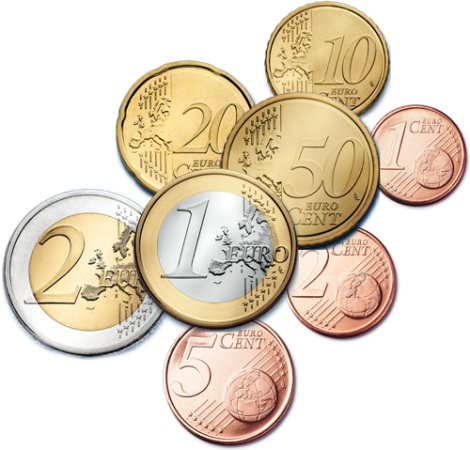
#> input picture c_detector/data/test_2.jpg, 470 x 450 px
$ python testing_S.py
#> lines starting #> are read from the running program, lines starting #| are printed output that depends on the picture; after the words box and inside, x2 and y2 are one past the last pixel; in counts of white or black regions, pixels touching at a corner belong together
import cv2
import numpy as np
from sklearn.cluster import KMeans


def imagen_media_color(imagen, etiquetas, centros):
    f_img = imagen.copy()
    etiquetas = etiquetas.reshape(imagen.shape[0], imagen.shape[1])

    for i in range(centros.shape[0]):
        f_img[etiquetas == i, :] = centros[i]

    return f_img


img = cv2.imread('data/test_2.jpg', cv2.IMREAD_COLOR)
#> img is the input picture: shape (450, 470, 3); mean B, G, R 198.7, 216.7, 229.1

alg = KMeans(n_clusters=2, n_init=10).fit(img.reshape(img.shape[1] * img.shape[0], 3))
img_med = imagen_media_color(img, alg.labels_, alg.cluster_centers_)
#> after the loop in imagen_media_color, `for i in range(centros.shape[0]):`:
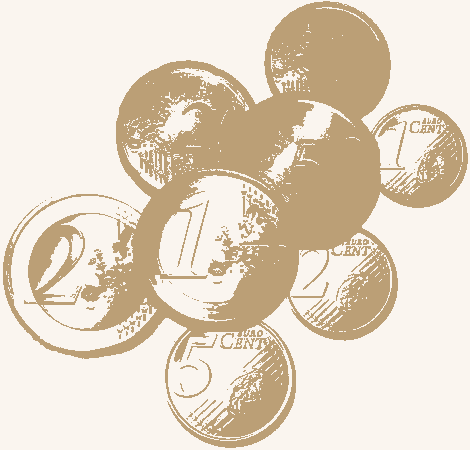
#> f_img: shape (450, 470, 3); mean B, G, R 198.4, 216.1, 228.8

img_gray = cv2.cvtColor(img_med, cv2.COLOR_BGR2GRAY)
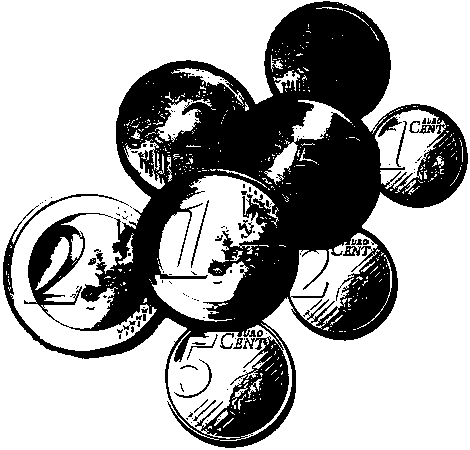
#> img_gray: shape (450, 470); values 163 (black) and 246 (white), 66.4% white; 126 black regions (100 under 20 px), largest, box (x1, y1, x2, y2) and area: (3, 1, 468, 448) 69285, (174, 359, 212, 398) 137, (409, 121, 435, 134) 134
img_gauss = cv2.GaussianBlur(img_gray, (21, 21), cv2.BORDER_DEFAULT)
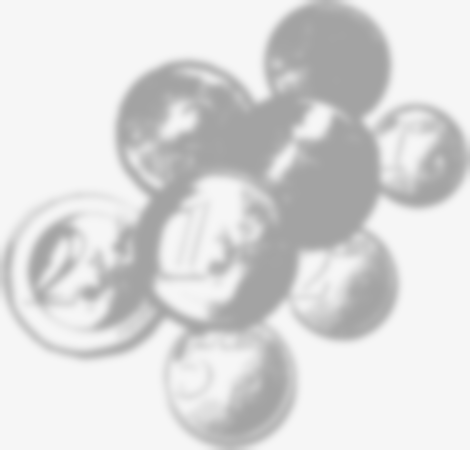
#> img_gauss: shape (450, 470); min 163, max 246, mean 218.1

circles = cv2.HoughCircles(img_gauss, cv2.HOUGH_GRADIENT, 1, 90, param1=50, param2=30)
#> circles = [[326.5, 64.5, 64], [188.5, 133.5, 73.6], [229.5, 379.5, 67.5], [88.5, 273.5, 87.4], [216.5, 249.5, 83.8], [340.5, 281.5, 57.7], [416.5, 155.5, 51.7]]
circles_rounded = np.uint16(np.round(circles))
#> circles_rounded = [[326, 64, 64], [188, 134, 74], [230, 380, 68], [88, 274, 87], [216, 250, 84], [340, 282, 58], [416, 156, 52]]
print(f'{circles_rounded.shape[1]} coins found')
#| 7 coins found

for i in circles_rounded[0, :]:
    cv2.circle(img, (i[0], i[1]), i[2], (0, 255, 0), 2)
    cv2.circle(img, (i[0], i[1]), 2, (255, 0, 0), 3)
#> this loop made 7 passes
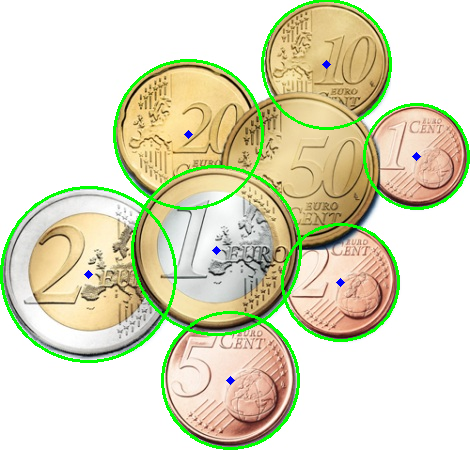
#> img: shape (450, 470, 3); 4.41% of pixels changed, all inside (x1, y1, x2, y2) = (0, 0, 470, 450)

    # cv2.rectangle(img, (i[0] - i[2] - 10, i[1] - i[2] - 10), (i[0] + i[2] + 10, i[1] + i[2] + 10), (0, 0, 255), 2)

cv2.imshow('Segmentacion KMeans', np.hstack((img, img_med)))
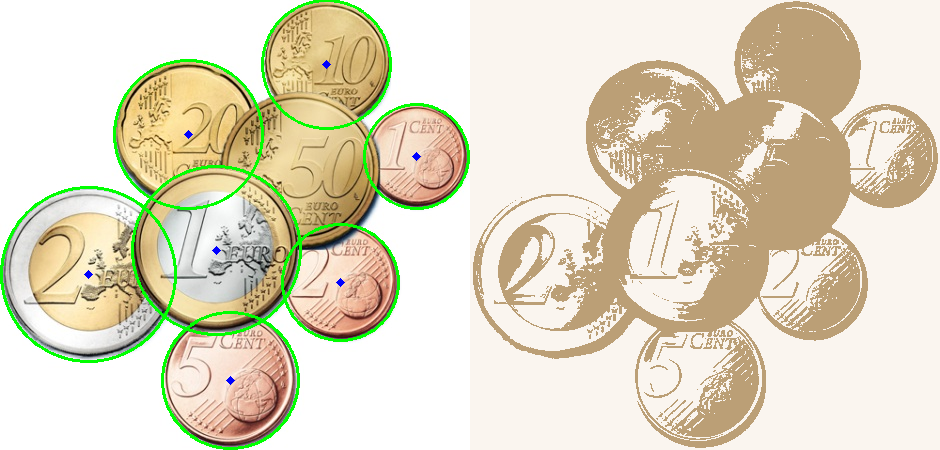
#> window 'Segmentacion KMeans': shape (450, 940, 3); mean B, G, R 194.6, 217.5, 224.4
cv2.waitKey(0)
cv2.destroyAllWindows()

$ run again, with c_detector/data/test_3.jpg copied over c_detector/data/test_2.jpg
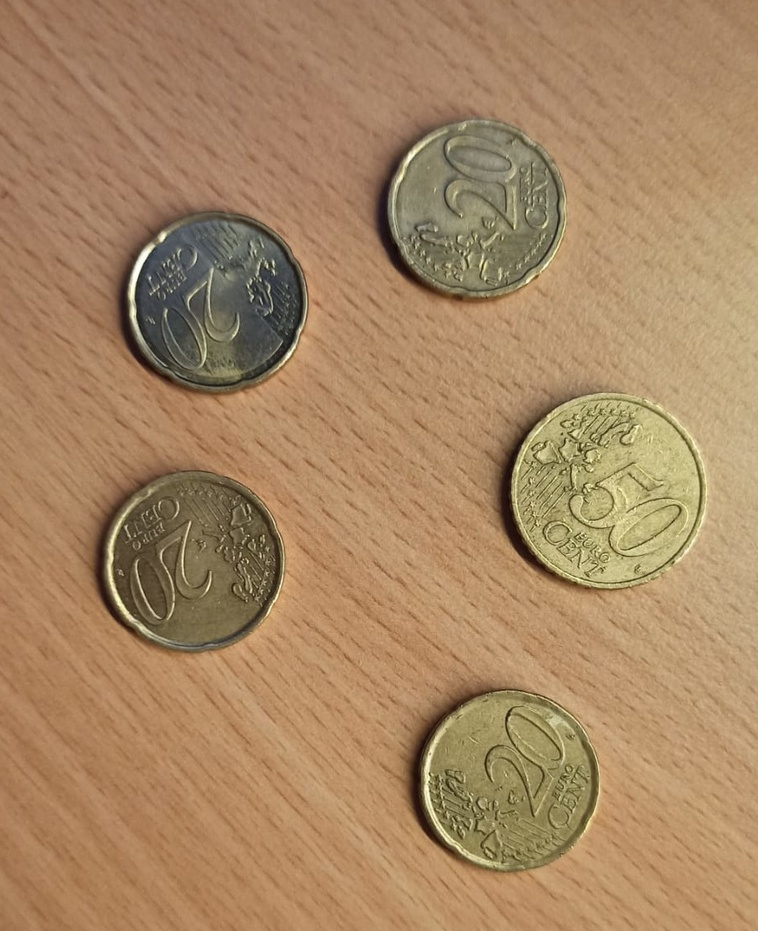
#> input picture c_detector/data/test_3.jpg, 758 x 931 px, shrunk from 909 x 1116 before the run
#> img is the input picture: shape (931, 758, 3); mean B, G, R 99.2, 134.6, 167.2
#> `img_gray = cv2.cvtColor(img_med, cv2.COLOR_BGR2GRAY)`:
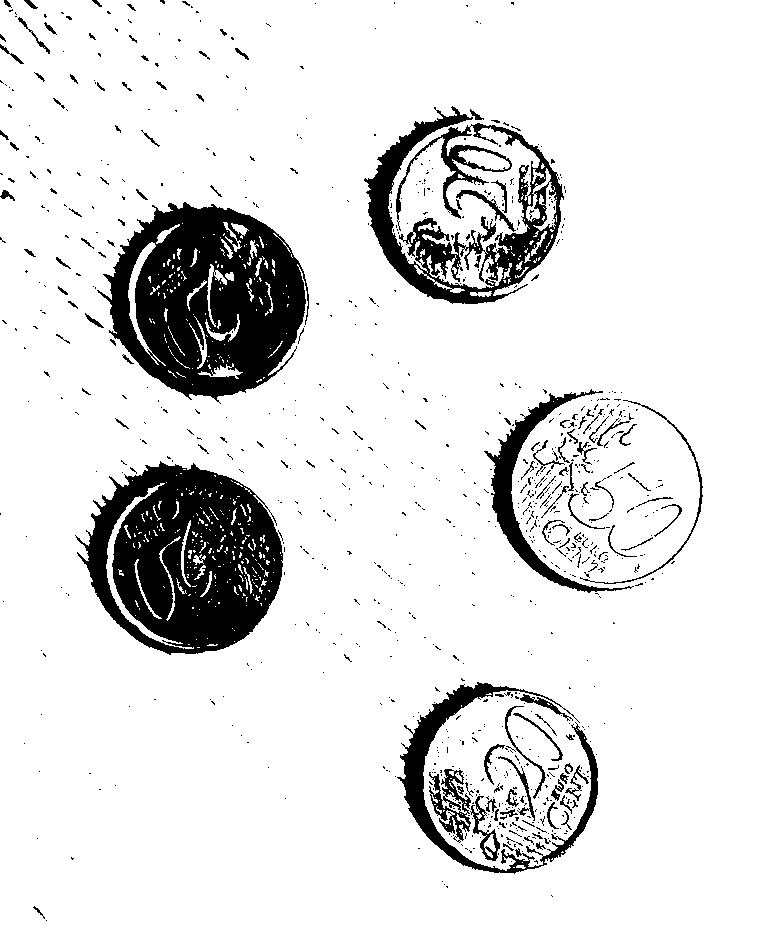
#> img_gray: shape (931, 758); values 86 (black) and 147 (white), 87.7% white; 897 black regions (779 under 20 px), largest, box (x1, y1, x2, y2) and area: (97, 202, 309, 404) 26196, (75, 461, 283, 655) 25749, (364, 106, 564, 304) 12859
#> circles = [[475.5, 206.5, 86.8], [186.5, 558.5, 95.7], [509.5, 780.5, 88.7], [220.5, 298.5, 84.9], [609.5, 490.5, 98.3]]
#> circles_rounded = [[476, 206, 87], [186, 558, 96], [510, 780, 89], [220, 298, 85], [610, 490, 98]]
#| 5 coins found
#> the loop `for i in circles_rounded[0, :]:` made 5 passes
#> `cv2.imshow('Segmentacion KMeans', np.hstack((img, img_med)))`:
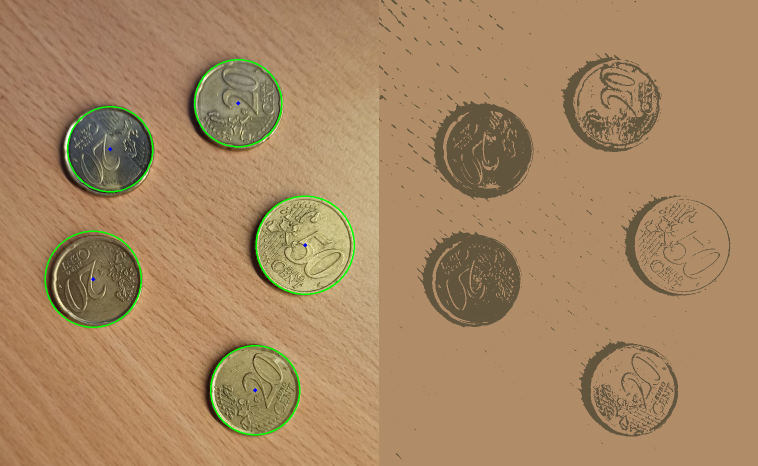
#> window 'Segmentacion KMeans': shape (931, 1516, 3) (shown at 1/2 size); mean B, G, R 98.5, 135.1, 165.9
